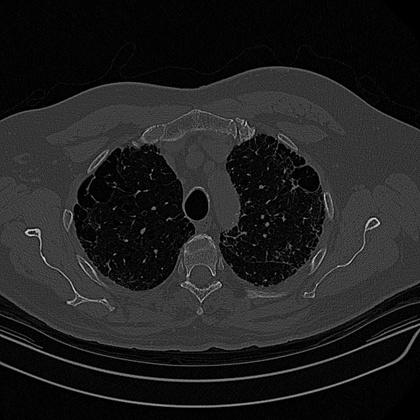
%> input picture Lecture Scripts/FixedReg.jpg, 420 x 420 px, shrunk from 512 x 512 before the run
$ octave Snippet_28_MI_Optimization_Loop.m   (GNU Octave 9; MATLAB toolbox functions it lacks are replaced by stand-ins)
%> lines starting %> are read from the running program, lines starting %| are printed output that depends on the picture
% Clear the command window.
clc;
% Close all open figure windows.
close all;
% Clear all variables from the workspace.
clear all;

% --- Data Loading ---
% Load the fixed reference image and convert to double precision.
fixedImageRGB = double(imread("FixedReg.jpg"));
%> fixedImageRGB: size 420x420 double; min 0, max 227, mean 31.5; mean of the top-left, top-right, bottom-left and bottom-right quarters 27.8, 30.1, 34.5, 33.8
% Extract the first channel to create a grayscale image.
fixedImage = fixedImageRGB(:, :, 1);

% Load the target image (assuming it's the same as fixed for this test).
movingImageRGB = double(imread("MovingReg2.jpg"));
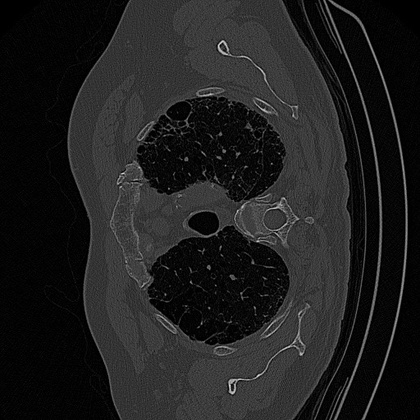
%> input picture Lecture Scripts/MovingReg2.jpg, 420 x 420 px, shrunk from 512 x 512 before the run
%> movingImageRGB: size 420x420x3 double; min 0, max 227, mean 31; mean of the top-left, top-right, bottom-left and bottom-right quarters 29.5, 32.9, 27.5, 34.2
% Extract the first channel to create a grayscale image.
misalignedImage = movingImageRGB(:, :, 1);

% --- Optimization Setup ---
% IMPORTANT: Start far away from the solution to prove the optimizer works.
initialGuess = -60;
% Set the optimization options to display iteration details.
options = optimset("Display", "iter");

% Run fminsearch to find the angle that minimizes the negative MI.
[optimalAngle, minNegMI] = fminsearch(@(theta) CalculateNegMI(theta, fixedImage, misalignedImage), initialGuess, options);
% [42 lines not run here, left out]
function negMI = CalculateNegMI(theta, fixedImage, movingImage)
%> called with theta = -60
% Convert the angle from degrees to radians.
angleRad = pi * theta / 180;
% Construct the rotation matrix for the current guess.
rotMatrix = [cos(angleRad), sin(angleRad); -sin(angleRad), cos(angleRad)];

% Warp the moving image using inverse mapping.
warpedImage = InverseMapFn(movingImage, 0, 0, inv(rotMatrix));
%> after the loop in InverseMapFn, `for r = 1:1:imageHeight`:
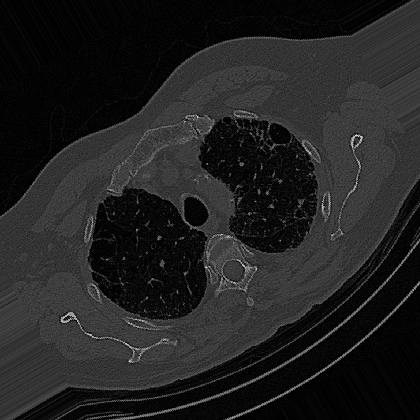
%> newImage: size 420x420 double; min 0, max 227, mean 33.5

% Get the dimensions of the images.
[imageHeight, imageWidth] = size(fixedImage);
%> imageHeight = 420; imageWidth = 420

% Initialize the joint histogram matrix (assuming 8-bit images, 0-255).
jointHist = zeros(256, 256);

% Loop through each row to build the joint histogram.
for r = 1:1:imageHeight
    % Loop through each column to build the joint histogram.
    for c = 1:1:imageWidth
        % Get the intensity from the fixed image.
        valFixed = fixedImage(r, c);
        % Get the intensity from the warped moving image.
        valMoving = warpedImage(r, c);

        % Clamp values to valid histogram indices (1 to 256).
        idxFixed = max(1, min(256, round(valFixed) + 1));
        % Clamp the moving index to valid histogram bounds.
        idxMoving = max(1, min(256, round(valMoving) + 1));

        % Increment the joint histogram bin.
        jointHist(idxFixed, idxMoving) = jointHist(idxFixed, idxMoving) + 1;
        % End the column loop.
    end
    % End the row loop.
end
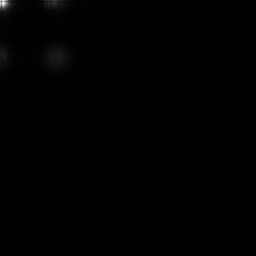
%> jointHist: size 256x256 double; min 0, max 999, mean 2.7; drawn with min black and max white

% Convert the joint histogram to a joint probability distribution.
totalPixels = imageHeight * imageWidth;
%> totalPixels = 176400
% Calculate the joint probability matrix.
jointProb = jointHist / totalPixels;

% Calculate the marginal probabilities by summing across rows and columns.
probFixed = sum(jointProb, 2);
%> probFixed = 256 values, max 0.0662 at index 1, min 0 at index 206, mean 0.00391
% Calculate the marginal probability for the moving image.
probMoving = sum(jointProb, 1);
%> probMoving = 256 values, max 0.0561 at index 4, min 0 at index 205, mean 0.00391

% Calculate the marginal entropies H(X) and H(Y).
% Add a small epsilon to avoid log(0) errors.
epsilon = 1e-10;
% Calculate the entropy for the fixed image.
entropyFixed = -sum(probFixed .* log2(probFixed + epsilon));
%> entropyFixed = 5.78
% Calculate the entropy for the moving image.
entropyMoving = -sum(probMoving .* log2(probMoving + epsilon));
%> entropyMoving = 5.87

% Calculate the joint entropy H(X, Y).
jointEntropy = -sum(sum(jointProb .* log2(jointProb + epsilon)));
%> jointEntropy = 11.45

% Calculate the Mutual Information.
mi = entropyFixed + entropyMoving - jointEntropy;
%> mi = 0.195

% Return the negative MI because fminsearch minimizes the objective function.
negMI = -mi;
%> negMI = -0.195
%> call 3 of InverseMapFn, with shiftX = 0, shiftY = 0, invTransformMatrix = [-0.5 0.866; -0.866 -0.5]
%> after the loop in InverseMapFn (call 3), `for r = 1:1:imageHeight`:
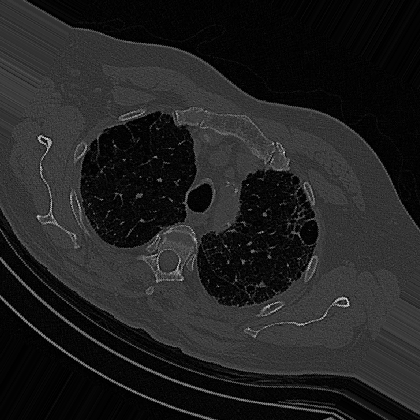
%> newImage: size 420x420 double; min 0, max 222, mean 33.5
%> the run ends on the next line
% End the function definition.
end

% Define the function for inverse mapping.
function warpedImage = InverseMapFn(inputImage, shiftX, shiftY, invTransformMatrix)
% Get the height and width of the input image.
[imageHeight, imageWidth] = size(inputImage);
% Initialize the new image matrix with zeros.
newImage = zeros(imageHeight, imageWidth);

% Loop through each row of the destination image.
for r = 1:1:imageHeight
    % Loop through each column of the destination image.
    for c = 1:1:imageWidth
        % Center the destination row coordinate.
        centerR = r - imageHeight / 2 - shiftX;
        % Center the destination column coordinate.
        centerC = c - imageWidth / 2 - shiftY;
        % Create a destination coordinate vector.
        destVec = [centerR, centerC];
        % Apply the inverse transformation matrix to find the source coordinates.
        srcVec = destVec * invTransformMatrix;
        % Calculate the source row index.
        srcR = round(srcVec(1, 1) + imageHeight / 2);
        % Calculate the source column index.
        srcC = round(srcVec(1, 2) + imageWidth / 2);

        % Clamp the source row index to the image bounds.
        srcR = max(1, min(imageHeight, srcR));
        % Clamp the source column index to the image bounds.
        srcC = max(1, min(imageWidth, srcC));

        % Pull the pixel intensity from the source image to the destination.
        newImage(r, c) = inputImage(srcR, srcC);
        % End the column loop.
    end
    % End the row loop.
end
% Assign the new image to the output variable.
warpedImage = newImage;
% End the function definition.
end
